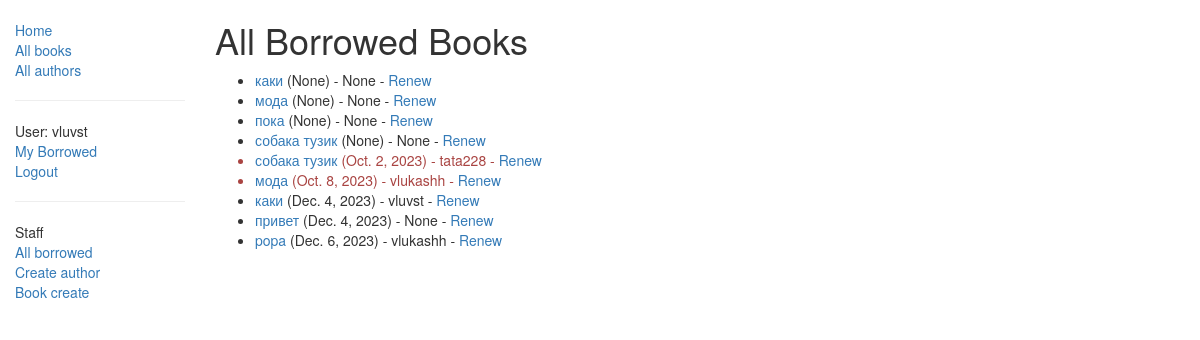
Page /catalog/borrowed/ (signed in) on the committed database.
### catalog/models.py (models this page shows, shortened)
class BookInstance(models.Model):
    id = models.UUIDField(primary_key=True, default=uuid.uuid4, help_text="Unique ID for this particular book across whole library")
    book = models.ForeignKey('Book', on_delete=models.SET_NULL, null=True)
    imprint = models.CharField(max_length=200)
    due_back = models.DateField(null=True, blank=True)
    borrower = models.ForeignKey(settings.AUTH_USER_MODEL, on_delete=models.SET_NULL, null=True, blank=True)
    LOAN_STATUS = (
        ('m', 'Maintenance'),
        ('o', 'On loan'),
        ('a', 'Available'),
        ('r', 'Reserved'),
    )
    status = models.CharField(max_length=1, choices=LOAN_STATUS, blank=True, default='m', help_text='Book availability')
    @property
    def is_overdue(self):
        return bool(self.due_back and date.today() > self.due_back)
    class Meta:
        ordering = ["due_back"]
        permissions = (("can_mark_returned", "Set book as returned"),)

class Book(models.Model):
    title = models.CharField(max_length=200)
    author = models.ForeignKey('Author', on_delete=models.SET_NULL, null=True)
    summary = models.TextField(max_length=1000, help_text="Enter a brief description of the book")
    isbn = models.CharField('ISBN',max_length=13, help_text='13 Character <a href="https://www.isbn-international.org/content/what-isbn">ISBN number</a>')
    genre = models.ManyToManyField(Genre, help_text="Select a genre for this book")
    def display_genre(self):
        """
        Creates a string for the Genre. This is required to display genre in Admin.
        """
        return ', '.join([ genre.name for genre in self.genre.all()[:3] ])
    display_genre.short_description = 'Genre'

### catalog/views.py (the view)
# urls.py: path(r'borrowed/', views.LoanedBooksAllListView.as_view(), name='all-borrowed'),
class LoanedBooksAllListView(PermissionRequiredMixin, generic.ListView):
    model = BookInstance
    permission_required = 'catalog.can_mark_returned'
    template_name = 'catalog/bookinstance_list_borrowed_all.html'
    paginate_by = 10
    def get_queryset(self):
        return BookInstance.objects.filter(status__exact='o').order_by('due_back')

### catalog/templates/catalog/bookinstance_list_borrowed_all.html
{% extends "base_generic.html" %}
{% block content %}
    <h1>All Borrowed Books</h1>
    {% if bookinstance_list %}
    <ul>
      {% for bookinst in bookinstance_list %}
      <li class="{% if bookinst.is_overdue %}text-danger{% endif %}">
        <a href="{% url 'book-detail' bookinst.book.pk %}">{{bookinst.book.title}}</a> ({{ bookinst.due_back }}) {% if user.is_staff %}- {{ bookinst.borrower }}{% endif %} {% if perms.catalog.can_mark_returned %}- <a href="{% url 'renew-book-librarian' bookinst.id %}">Renew</a>  {% endif %}
      </li>
      {% endfor %}
    </ul>
    {% else %}
      <p>There are no books borrowed.</p>
    {% endif %}
{% endblock %}

### catalog/templates/base_generic.html (shortened to what this page needs)
<!DOCTYPE html>
<html lang="en">
<head>
    <link
      rel="stylesheet"
      href="https://maxcdn.bootstrapcdn.com/bootstrap/3.3.7/css/bootstrap.min.css" />
    {% load static %}
    <link rel="stylesheet" href="{% static 'css/styles.css' %}" />
</head>
<body>
<div class="container-fluid">
    <div class="row">
        <div class="col-sm-2">
            {% block sidebar %}
                <ul class="sidebar-nav">
                    <li><a href="{% url 'index' %}">Home</a></li>
                    <li><a href="{% url 'books' %}">All books</a></li>
                    <li><a href="{% url 'authors' %}">All authors</a></li>
                    {% if user.is_authenticated %}
                        <hr>
                        <li>User: {{ user.get_username }}</li>
                        <li><a href="{% url 'my-borrowed' %}">My Borrowed</a></li>
                        <li><a href="{% url 'logout' %}?next={{ request.path }}">Logout</a></li>
                    {% else %}
                        <li><a href="{% url 'login' %}?next={{ request.path }}">Login</a></li>
                    {% endif %}
                </ul>
                {% if user.is_staff %}
                    <hr>
                    <ul class="sidebar-nav">
                        <li>Staff</li>
                        <li><a href="{% url 'all-borrowed' %}">All borrowed</a></li>
                        {% if perms.catalog.add_author %}
                            <li><a href="{% url 'author-create' %}">Create author</a></li>
                            <li><a href="{% url 'book-create' %}">Book create</a></li>
                        {% endif %}
                    </ul>
                {% endif %}
            {% endblock %}
        </div>
        <div class="col-sm-10 ">{% block content %}{% endblock %}
        </div>
    </div>
</div>
</body>
</html>

### catalog/static/css/styles.css (style rules this page uses)
.sidebar-nav { margin-top: 20px; padding: 0; list-style: none; }

### rows in the picture
BookInstance: book "каки", due_back "None", borrower "None"
BookInstance: book "мода", due_back "None", borrower "None"
BookInstance: book "пока", due_back "None", borrower "None"
BookInstance: book "собака тузик", due_back "None", borrower "None"
BookInstance: book "собака тузик", due_back "Oct. 2, 2023", borrower "tata228"
BookInstance: book "мода", due_back "Oct. 8, 2023", borrower "vlukashh"
BookInstance: book "каки", due_back "Dec. 4, 2023", borrower "vluvst"
BookInstance: book "привет", due_back "Dec. 4, 2023", borrower "None"
BookInstance: book "popa", due_back "Dec. 6, 2023", borrower "vlukashh"

### other values in the picture
{{ user.get_username }} "vluvst"
